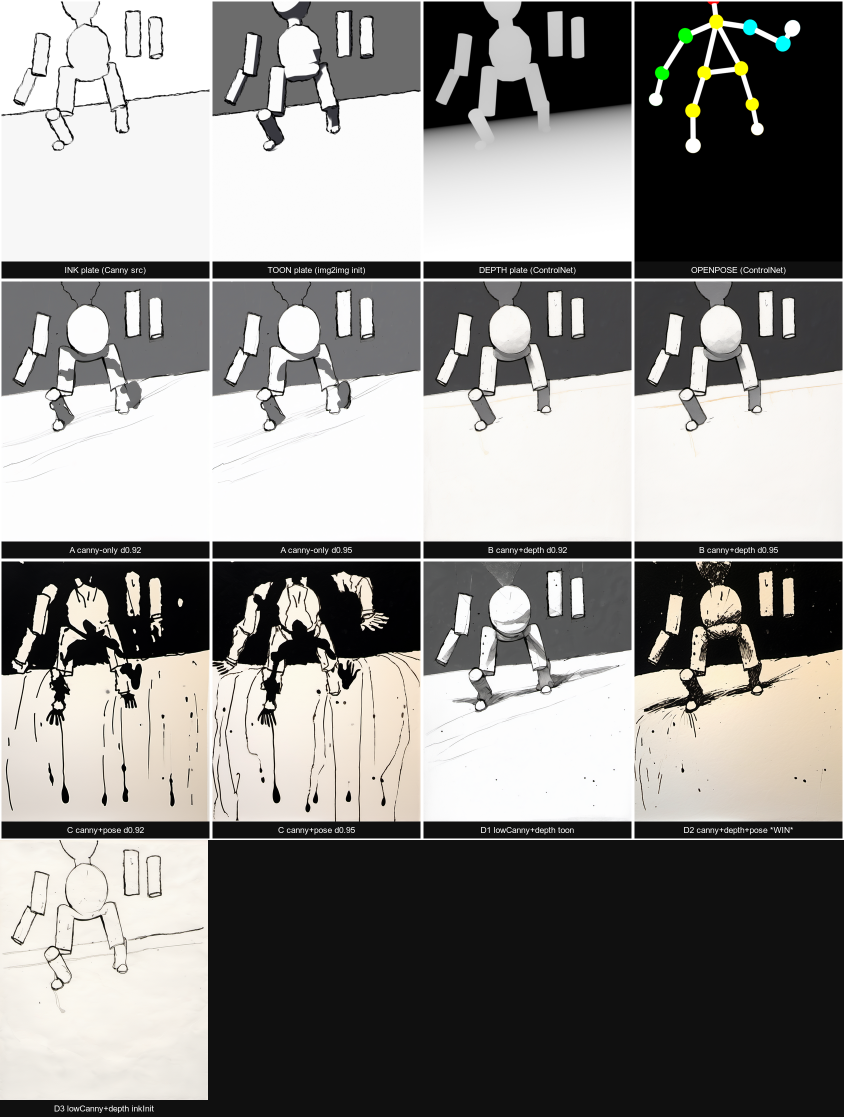
#> input picture Projects/BLUELINE/proofs/blender-handdrawn/followups/redraw-posed-figure/comparison_montage.png, 1688 x 2234 px, given in place of _pose_thick.png, which was not available (shown at 1/2 size)
$ python pose_check.py
#> lines starting #> are read from the running program, lines starting #| are printed output that depends on the picture; pictures that were not available may be replaced by others from this repository, and a replacement may not be noted
### GenAI Camera/genai_camera.py
#!/usr/bin/env python3
"""
GenAI Camera — driver v2.  Headless local ComfyUI (reuses the BLUELINE lib/comfy.py pattern).

Modes
  live  (default)  render -> writes latest.png only. Nothing accumulates. The live rigging
                   workflow. Watch live.html (127.0.0.1:8830/live.html).
  proof            render -> renders/render_NNN.png (+ input streams) AND appends renders.json,
                   so the SCROLL updates. This is for Claude's development proofs, not for
                   Loudon's frame archive.

Conditioning streams (per layer): beauty (img2img init) + depth + optional openpose pose plate.
  --fast     512-ish plates, depth-only, 6 steps  (~quick iteration)
  (quality)  depth + canny + pose, 8 steps        (default)

Multi-camera: --multi reads layers.json = [{name, prompt, pose?}] (ordered BACK->front). Each
  layer has beauty_<name>.png / depth_<name>.png (figure layer rendered on transparent bg so its
  alpha is the composite mask). Layers generate independently and composite together.

Invoke with the ComfyUI venv python (has PIL/numpy):
  _tools/ComfyUI/venv/bin/python3 genai_camera.py --mode live --prompt "..." [--fast] [--pose] [--multi]
"""
import os, sys, io, json, time, uuid, argparse, datetime, shutil, urllib.request, urllib.parse
import numpy as np
from PIL import Image, ImageDraw, ImageFilter

HOST = os.environ.get("COMFY_HOST", "127.0.0.1:8188")
DIR  = os.path.dirname(os.path.abspath(__file__))
RDIR = os.path.join(DIR, "renders")
SDIR = os.path.join(DIR, "saved")
MANI = os.path.join(DIR, "renders.json")
os.makedirs(RDIR, exist_ok=True); os.makedirs(SDIR, exist_ok=True)

CKPT = "sd_xl_base_1.0.safetensors"
LORA = "sdxl_lightning_8step_lora.safetensors"
CN = {"depth": "controlnet-depth-sdxl.safetensors",
      "canny": "controlnet-canny-sdxl.safetensors",
      "pose":  "controlnet-openpose-sdxl.safetensors"}
CLIENT = uuid.uuid4().hex

PENFLOW = ("hand-drawn with a black chisel-tip marker on rough white cold-press watercolor paper, "
           "visible paper tooth, broken dry ink edges, monochrome black and white, confident "
           "calligraphic linework, sparse grey dry-brush half-tones, manga and sumi-e ink influence")
NEG = ("color, photograph, photorealistic, 3d render, smooth digital shading, gradient, blurry, "
       "low quality, watermark, text, signature, frame, border")

# ---------------------------------------------------------------- comfy client
def req(path, data=None, headers=None):
    r = urllib.request.Request(f"http://{HOST}{path}", data=data,
                               method="POST" if data else "GET", headers=headers or {})
    with urllib.request.urlopen(r, timeout=600) as resp:
        return resp.read()

def upload(path):
    fn = f"{uuid.uuid4().hex[:8]}_{os.path.basename(path)}"
    b = "----gc" + uuid.uuid4().hex
    body  = f"--{b}\r\nContent-Disposition: form-data; name=\"image\"; filename=\"{fn}\"\r\nContent-Type: image/png\r\n\r\n".encode()
    body += open(path, "rb").read() + b"\r\n"
    body += f"--{b}\r\nContent-Disposition: form-data; name=\"overwrite\"\r\n\r\ntrue\r\n--{b}--\r\n".encode()
    req("/upload/image", body, {"Content-Type": f"multipart/form-data; boundary={b}"})
    return fn

# ---------------------------------------------------------------- openpose draw
# COCO-18 limb sequence + canonical OpenPose colors (0-based joint indices)
_LIMBS = [(1,2),(1,5),(2,3),(3,4),(5,6),(6,7),(1,8),(8,9),(9,10),(1,11),(11,12),(12,13),
          (1,0),(0,14),(14,16),(0,15),(15,17)]
_COLORS = [(255,0,0),(255,85,0),(255,170,0),(255,255,0),(170,255,0),(85,255,0),(0,255,0),
           (0,255,85),(0,255,170),(0,255,255),(0,170,255),(0,85,255),(0,0,255),(85,0,255),
           (170,0,255),(255,0,255),(255,0,170),(255,0,85)]

_CA_SRC = "/Users/loudonstearns/Documents/The Palace/_tools/ComfyUI/custom_nodes/comfyui_controlnet_aux/src"
def draw_openpose(keypoints_json, out_png):
    """Draw the OpenPose plate with the REAL controlnet_aux draw_bodypose — thick tapered limbs,
    pixel-identical to what the openpose ControlNet was trained on. A thin stick figure reads
    out-of-distribution and the pose barely takes; this is why BLUELINE's draw_openpose.py uses the
    real draw. Keypoints.json holds PIXEL coords; controlnet_aux wants NORMALIZED, so divide by W/H.
    Falls back to a thin draw only if the lib can't import."""
    d = json.load(open(keypoints_json)); W, H = d["res"]; kps = d["keypoints"]
    try:
        if _CA_SRC not in sys.path: sys.path.insert(0, _CA_SRC)
        from custom_controlnet_aux.open_pose.util import draw_bodypose
        from custom_controlnet_aux.open_pose.body import Keypoint
        canvas = np.zeros((H, W, 3), dtype=np.uint8)
        kp = [Keypoint(x/W, y/H) if v else None for (x, y, v) in kps]
        canvas = draw_bodypose(canvas, kp)
        Image.fromarray(canvas).save(out_png)
        return out_png
    except Exception as e:
        print("  [draw_openpose] controlnet_aux unavailable, thin fallback:", e)
        img = Image.new("RGB", (W, H), (0, 0, 0)); dr = ImageDraw.Draw(img)
        for i, (a, b) in enumerate(_LIMBS):
            if kps[a][2] and kps[b][2]: dr.line([tuple(kps[a][:2]), tuple(kps[b][:2])], fill=_COLORS[i % 18], width=4)
        for i, (x, y, v) in enumerate(kps):
            if v: dr.ellipse([x-4, y-4, x+4, y+4], fill=_COLORS[i])
        img.save(out_png); return out_png

# ---------------------------------------------------------------- graph
# [33 lines left out: function build_graph, not called in this run]

def run_graph(g):
    pid = json.loads(req("/prompt", json.dumps({"prompt": g, "client_id": CLIENT}).encode(),
                         {"Content-Type": "application/json"}))["prompt_id"]
    t0 = time.time()
    while True:
        h = json.loads(req(f"/history/{pid}"))
        if pid in h:
            st = h[pid].get("status", {})
            if st.get("status_str") != "success":
                raise RuntimeError(json.dumps(st)[:400])
            for o in h[pid].get("outputs", {}).values():
                for img in o.get("images", []):
                    q = urllib.parse.urlencode({"filename": img["filename"],
                        "subfolder": img.get("subfolder", ""), "type": img.get("type", "output")})
                    return req("/view?" + q), time.time() - t0
        if time.time() - t0 > 600:
            raise TimeoutError("comfy timeout")
        time.sleep(0.4)

# ---------------------------------------------------------------- generation
# [12 lines left out: function cns_from, not called in this run]

def default_cns(pose_fn, fast):
    if fast: return ["depth"]
    return (["depth", "canny", "pose"] if (pose_fn and os.path.exists(pose_fn)) else ["depth", "canny"])

# [16 lines left out: functions generate, draw_pose_if_any, not called in this run]

# ---------------------------------------------------------------- inpaint (multi-cam default)
def _save_tmp(im, name):
    p = os.path.join(DIR, name); im.save(p); return p

def _to_pil(b):
    return Image.open(io.BytesIO(b)).convert("RGB")

# [140 lines left out: functions inpaint_graph, inpaint_into, region_from_beauty, layer_pose, next_n, append_manifest and 2 more, not called in this run]

# [2 lines that do not run on import are left out]

### GenAI Camera/pose_check.py
#!/usr/bin/env python3
"""Functional test: does the pose ControlNet actually take? Generate from POSE ALONE (txt2img,
strength 1.0) with the THIN plate (my old hand-rolled draw) vs the THICK plate (real controlnet_aux
draw). If only the thick one adopts the arms-spread stance, the thin plate was the bug."""
import os, json
import genai_camera as g
from PIL import Image, ImageDraw

DIR = g.DIR; FIG = "sorceress"
PROMPT = "a warrior standing, arms out to the sides, dramatic manga ink"
d = json.load(open(os.path.join(DIR, f"keypoints_{FIG}.json"))); W, H = d["res"]; kps = d["keypoints"]
#> (reads GenAI Camera/keypoints_sorceress.json from the repository)

# figure bbox -> portrait gen frame (pose fills the frame)
xs = [x for x, y, v in kps if v]; ys = [y for x, y, v in kps if v]
x0, y0, x1, y1 = int(min(xs)-70), int(min(ys)-70), int(max(xs)+70), int(max(ys)+70)
bw, bh = x1-x0, y1-y0; GH = 1024; GW = max(512, min(1024, (int(GH*bw/bh)//8)*8))

# THIN plate (old inline draw)
thin = Image.new("RGB", (W, H), (0, 0, 0)); dr = ImageDraw.Draw(thin)
#> after `thin = Image.new('RGB', (W, H), (0, 0, 0))`: thin: PIL image 1152x768 RGB; every value is 0
for i, (a, b) in enumerate(g._LIMBS):
    if kps[a][2] and kps[b][2]: dr.line([tuple(kps[a][:2]), tuple(kps[b][:2])], fill=g._COLORS[i % 18], width=4)
for i, (x, y, v) in enumerate(kps):
    if v: dr.ellipse([x-4, y-4, x+4, y+4], fill=g._COLORS[i])
# THICK plate (real controlnet_aux via the fixed draw_openpose)
g.draw_openpose(os.path.join(DIR, f"keypoints_{FIG}.json"), os.path.join(DIR, "_pose_thick.png"))
#> (the call stopped at in draw_openpose, `kp = [Keypoint(x/W, y/H) if v else None for (x, y, v) in kps]`: custom_controlnet_aux is not available in this run)
thick = Image.open(os.path.join(DIR, "_pose_thick.png")).convert("RGB")

def prep(im, tag):
#> called with tag = 'thin'
    c = im.crop((x0, y0, x1, y1)).resize((GW, GH)); p = os.path.join(DIR, f"_pc_{tag}.png"); c.save(p); return p, c
#> after `c = im.crop((x0, y0, x1, y1)).resize((GW, GH))`:
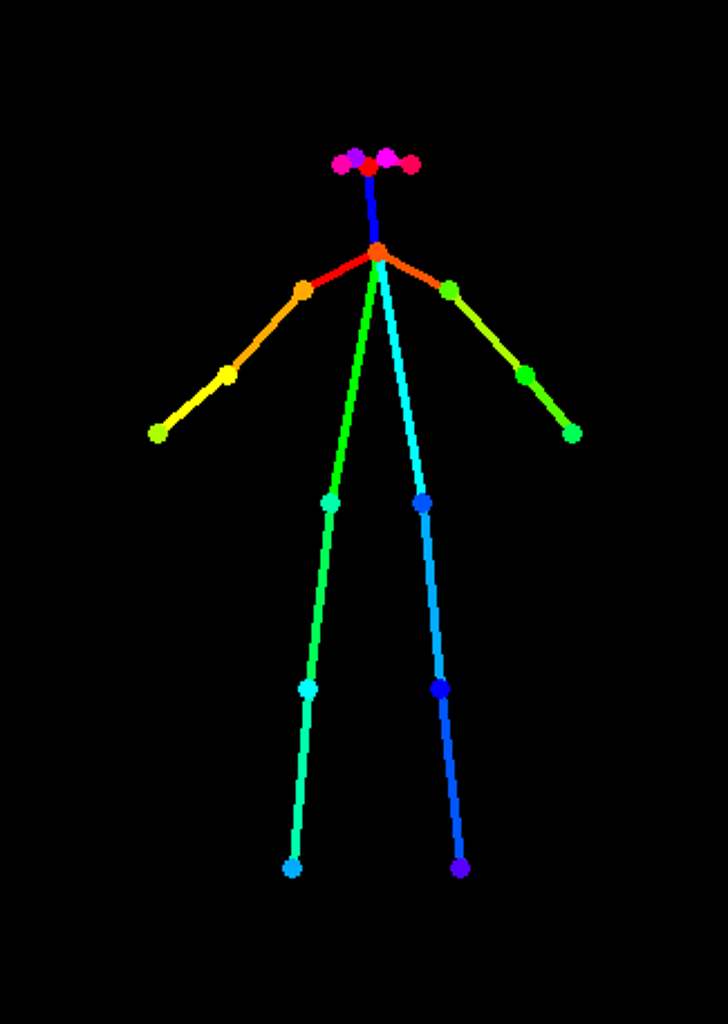
#> c: PIL image 728x1024 RGB; mean R, G, B 2, 4.8, 3.4
tp, tc = prep(thin, "thin"); kp_, kc = prep(thick, "thick")
#> after `tp, tc = prep(thin, 'thin')`:
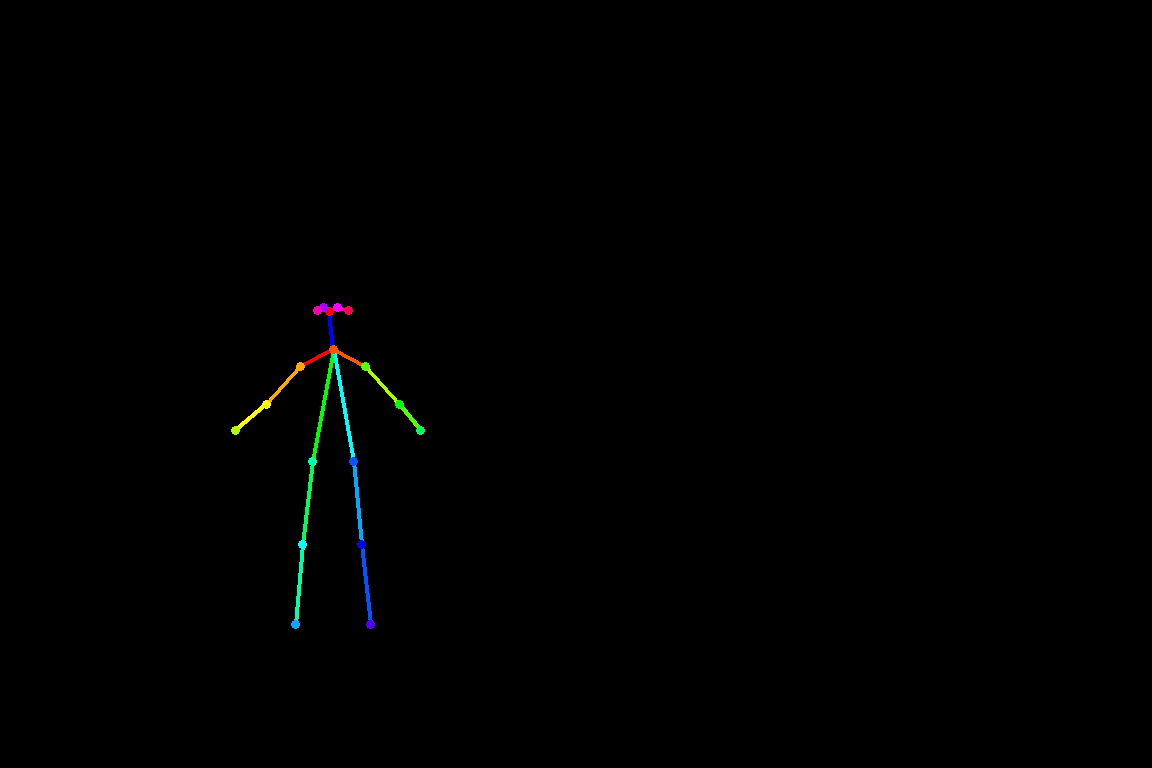
#> thin: PIL image 1152x768 RGB; mean R, G, B 0.3, 0.8, 0.6
#> call 2 of prep, with tag = 'thick'
#> in prep (call 2), `c = im.crop((x0, y0, x1, y1)).resize((GW, GH))`:
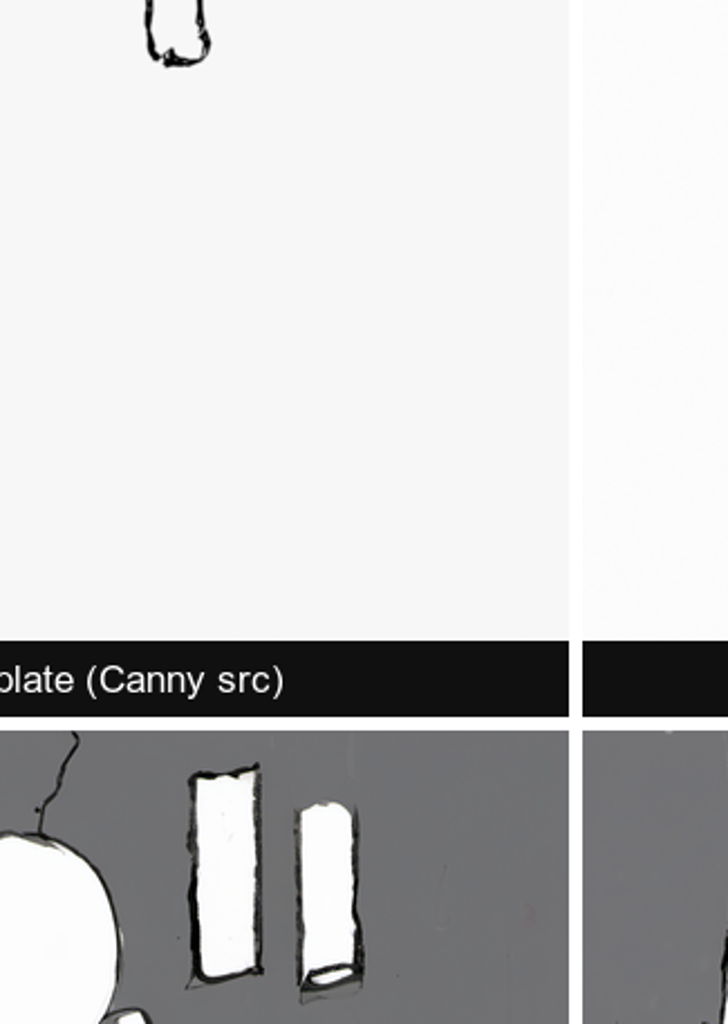
#> c: PIL image 728x1024 RGB; mean R, G, B 199.8, 199.8, 200.3

def pose_txt2img(pose_up, seed=7):
    return {
      "ckpt": {"class_type": "CheckpointLoaderSimple", "inputs": {"ckpt_name": g.CKPT}},
      "lora": {"class_type": "LoraLoader", "inputs": {"model": ["ckpt", 0], "clip": ["ckpt", 1], "lora_name": g.LORA, "strength_model": 1.0, "strength_clip": 1.0}},
      "pos": {"class_type": "CLIPTextEncode", "inputs": {"text": f"{PROMPT}, {g.PENFLOW}", "clip": ["lora", 1]}},
      "neg": {"class_type": "CLIPTextEncode", "inputs": {"text": g.NEG, "clip": ["lora", 1]}},
      "lat": {"class_type": "EmptyLatentImage", "inputs": {"width": GW, "height": GH, "batch_size": 1}},
      "cnl": {"class_type": "ControlNetLoader", "inputs": {"control_net_name": g.CN["pose"]}},
      "pim": {"class_type": "LoadImage", "inputs": {"image": pose_up}},
      "ap": {"class_type": "ControlNetApplyAdvanced", "inputs": {"positive": ["pos", 0], "negative": ["neg", 0], "control_net": ["cnl", 0], "image": ["pim", 0], "strength": 1.0, "start_percent": 0.0, "end_percent": 0.9}},
      "samp": {"class_type": "KSampler", "inputs": {"model": ["lora", 0], "positive": ["ap", 0], "negative": ["ap", 1], "latent_image": ["lat", 0], "seed": seed, "steps": 8, "cfg": 1.8, "sampler_name": "euler", "scheduler": "sgm_uniform", "denoise": 1.0}},
      "dec": {"class_type": "VAEDecode", "inputs": {"samples": ["samp", 0], "vae": ["ckpt", 2]}},
      "save": {"class_type": "SaveImage", "inputs": {"filename_prefix": "posechk", "images": ["dec", 0]}},
    }

gen_thin = g._to_pil(g.run_graph(pose_txt2img(g.upload(tp)))[0]); print("  thin gen done", flush=True)
#> (the run stopped early here; a loop or call above may not have finished)
